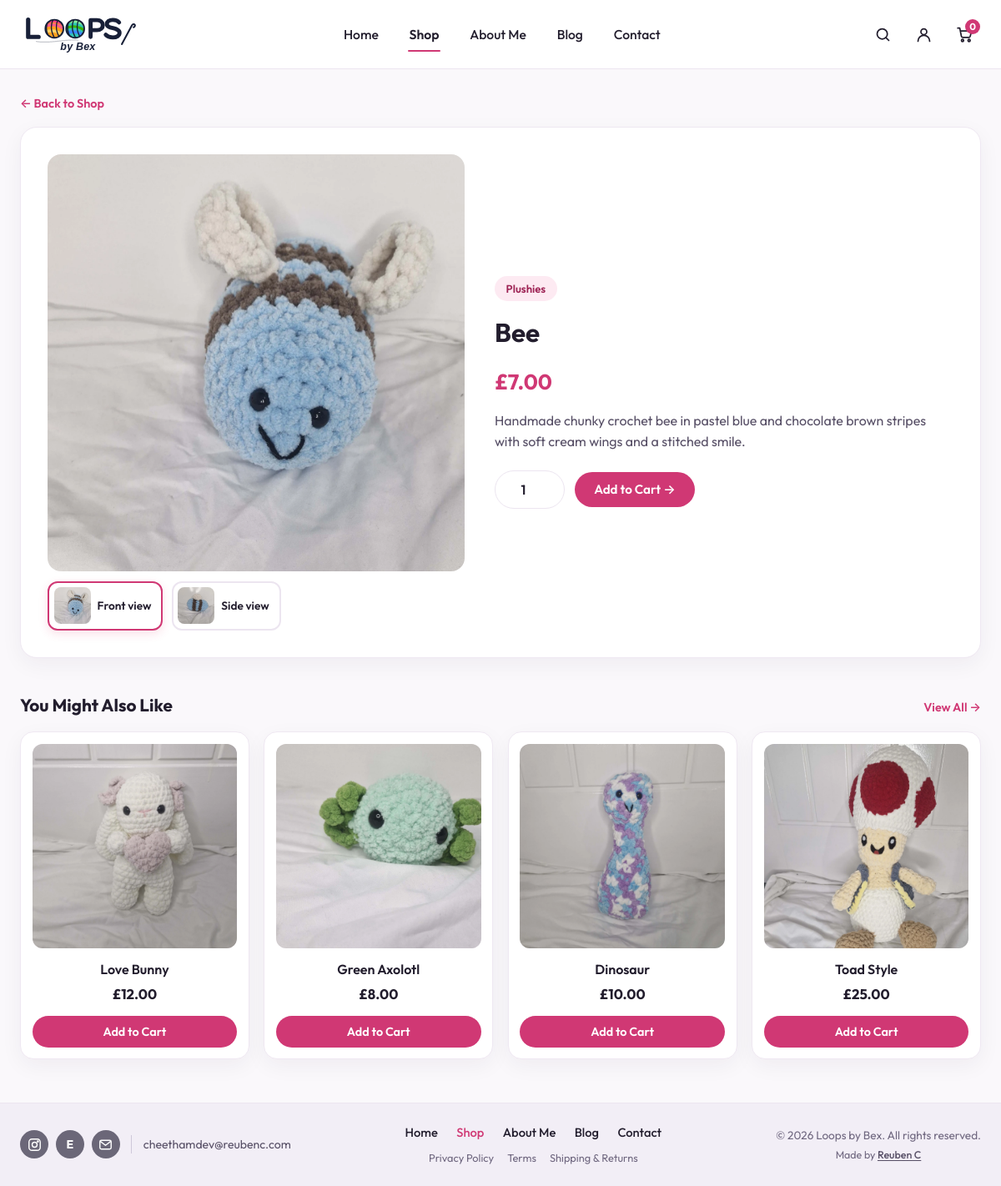
Screenshot of /product?slug=bee with the database file from the repository.
### tables this page shows
CREATE TABLE IF NOT EXISTS products (
    id INT UNSIGNED AUTO_INCREMENT PRIMARY KEY,
    slug VARCHAR(120) NOT NULL,
    name VARCHAR(160) NOT NULL,
    category VARCHAR(80) NOT NULL DEFAULT 'Plushies',
    short_description VARCHAR(255) NOT NULL DEFAULT '',
    description TEXT NOT NULL,
    price_pence INT UNSIGNED NOT NULL DEFAULT 0,
    image_path VARCHAR(255) NOT NULL,
    side_image_path VARCHAR(255) NOT NULL DEFAULT '',
    stock_qty INT UNSIGNED NOT NULL DEFAULT 10,
    is_featured_main TINYINT(1) NOT NULL DEFAULT 0,
    is_featured_sidebar TINYINT(1) NOT NULL DEFAULT 0,
    is_active TINYINT(1) NOT NULL DEFAULT 1,
    sort_order INT UNSIGNED NOT NULL DEFAULT 0,
    created_at TIMESTAMP NOT NULL DEFAULT CURRENT_TIMESTAMP,
    UNIQUE KEY uq_products_slug (slug),
    KEY idx_products_active_sort (is_active, sort_order)
);

### includes/catalog.php (called while the page is built, shortened)
<?php
function get_all_products(?PDO $pdo): array
{
    $defaultsBySlug = [];
    foreach (default_placeholder_products() as $item) {
        $defaultsBySlug[$item['slug']] = $item;
    }
    if ($pdo instanceof PDO) {
        try {
            $stmt = $pdo->query(
                "SELECT * FROM products
                 WHERE is_active = 1 AND slug NOT LIKE 'placeholder-%'
                 ORDER BY sort_order ASC, id ASC"
            );
            $rows = $stmt ? $stmt->fetchAll() : [];
            if (!empty($rows)) {
                return array_map(static function (array $row) use ($defaultsBySlug): array {
                    $slug = (string) ($row['slug'] ?? '');
                    $fallbackSide = $defaultsBySlug[$slug]['side_image_path'] ?? '';
                    $row['id'] = (int) $row['id'];
                    $row['price_pence'] = (int) $row['price_pence'];
                    $row['stock_qty'] = (int) $row['stock_qty'];
                    $row['is_featured_main'] = (int) $row['is_featured_main'];
                    $row['is_featured_sidebar'] = (int) $row['is_featured_sidebar'];
                    $row['side_image_path'] = trim((string) ($row['side_image_path'] ?? '')) !== ''
                        ? (string) $row['side_image_path']
                        : $fallbackSide;
                    $row['color_options'] = $defaultsBySlug[$slug]['color_options'] ?? [];
                    return $row;
                }, $rows);
            }
        } catch (PDOException $e) {
            error_log('catalog query fallback: ' . $e->getMessage());
        }
    }
    return default_placeholder_products();
}
function get_product_by_slug(?PDO $pdo, string $slug): ?array
{
    $slug = trim($slug);
    foreach (get_all_products($pdo) as $product) {
        if ($product['slug'] === $slug) {
            return $product;
        }
    }
    return null;
}

### includes/bootstrap.php (called while the page is built, shortened)
<?php
require_once __DIR__ . '/../config.php';
require_once __DIR__ . '/security.php';
if (is_file(__DIR__ . '/catalog.php')) {
    require_once __DIR__ . '/catalog.php';
}
function e(mixed $value): string
{
    return htmlspecialchars((string) $value, ENT_QUOTES | ENT_SUBSTITUTE, 'UTF-8');
}
function format_gbp(int $pence): string
{
    $negative = $pence < 0;
    $abs = abs($pence);
    return ($negative ? '-' : '') . '£' . number_format($abs / 100, 2, '.', ',');
}

### pages/product.php (the view, shortened to what this page needs)
<?php
require_once __DIR__ . '/../includes/bootstrap.php';
$slug = trim((string) ($_GET['slug'] ?? ''));
$product = get_product_by_slug($pdo, $slug);
$sideImage = trim((string) ($product['side_image_path'] ?? ''));
$activeView = (($_GET['view'] ?? '') === 'side' && $sideImage !== '') ? 'side' : 'front';
$initialImage = $activeView === 'side' ? $sideImage : (string) $product['image_path'];
$initialAlt = $activeView === 'side'
    ? $product['name'] . ' — side view'
    : (string) $product['name'];
$related = array_values(array_filter(
    get_all_products($pdo),
    static fn(array $item): bool => $item['slug'] !== $product['slug']
));
$related = array_slice($related, 0, 4);
require_once __DIR__ . '/../partials/header.php';
?>
<main class="site-main" id="main-content">
    <div class="site-container">
        <p style="margin-bottom: 1rem;">
            <a href="/shop" class="text-arrow-link">&larr; Back to Shop</a>
        </p>
        <section class="product-detail-card">
            <div class="product-detail-media-wrap">
                <div class="product-detail-media">
                    <img src="<?php echo e($initialImage); ?>"
                         alt="<?php echo e($initialAlt); ?>"
                         width="600"
                         height="600"
                         data-product-main-img>
                </div>
                <?php if ($sideImage !== ''): ?>
                    <div class="product-thumb-row" role="group" aria-label="Product photo views">
                        <a href="/product?slug=<?php echo urlencode($product['slug']); ?>"
                           class="product-thumb-btn<?php echo $activeView === 'front' ? ' is-active' : ''; ?>"
                           data-product-thumb
                           data-src="<?php echo e($product['image_path']); ?>"
                           data-alt="<?php echo e($product['name']); ?>"
                           aria-pressed="<?php echo $activeView === 'front' ? 'true' : 'false'; ?>">
                            <img src="<?php echo e($product['image_path']); ?>" alt="" width="44" height="44">
                            <span>Front view</span>
                        </a>
                        <a href="/product?slug=<?php echo urlencode($product['slug']); ?>&amp;view=side"
                           class="product-thumb-btn<?php echo $activeView === 'side' ? ' is-active' : ''; ?>"
                           data-product-thumb
                           data-src="<?php echo e($sideImage); ?>"
                           data-alt="<?php echo e($product['name'] . ' — side view'); ?>"
                           aria-pressed="<?php echo $activeView === 'side' ? 'true' : 'false'; ?>">
                            <img src="<?php echo e($sideImage); ?>" alt="" width="44" height="44">
                            <span>Side view</span>
                        </a>
                    </div>
                <?php endif; ?>
            </div>
            <div class="product-detail-info">
                <span class="badge-category"><?php echo e($product['category']); ?></span>
                <h1><?php echo e($product['name']); ?></h1>
                <p class="detail-price"><?php echo e(format_gbp((int) $product['price_pence'])); ?></p>
                <p><?php echo e($product['description']); ?></p>
                <?php if ((int) $product['stock_qty'] > 0): ?>
                    <form action="/cart-action.php" method="POST" class="add-detail-form">
                        <div class="add-detail-controls">
                            <input type="number" id="product-quantity" name="quantity" value="1" min="1" max="<?php echo (int) min(10, (int) $product['stock_qty']); ?>" aria-label="Quantity">
                            <button type="submit" class="btn btn-primary">Add to Cart &rarr;</button>
                        </div>
                    </form>
                <?php else: ?>
                    <p><strong>Out of stock</strong> — message Bex on the <a href="/contact" class="text-arrow-link">Contact page</a> to request one made to order.</p>
                <?php endif; ?>
            </div>
        </section>
        <section class="section-new-arrivals" style="margin-top: 2.5rem;">
            <div class="sidebar-card-header">
                <h2>You Might Also Like</h2>
                <a href="/shop" class="text-arrow-link">View All &rarr;</a>
            </div>
            <div class="product-grid-4">
                <?php foreach ($related as $item): ?>
                    <article class="product-card">
                        <a href="/product?slug=<?php echo urlencode($item['slug']); ?>" class="product-card-media">
                            <img src="<?php echo e($item['image_path']); ?>" alt="<?php echo e($item['name']); ?>" width="320" height="320" loading="lazy">
                        </a>
                        <h3 class="product-card-title">
                            <a href="/product?slug=<?php echo urlencode($item['slug']); ?>"><?php echo e($item['name']); ?></a>
                        </h3>
                        <p class="product-card-price"><?php echo e(format_gbp((int) $item['price_pence'])); ?></p>
                        <form action="/cart-action.php" method="POST" class="product-card-form">
                            <button type="submit" class="btn btn-primary">Add to Cart</button>
                        </form>
                    </article>
                <?php endforeach; ?>
            </div>
        </section>
    </div>
</main>
<?php require_once __DIR__ . '/../partials/footer.php'; ?>

### style/global.css (style rules this page uses)
:root { --font-main: "Outfit", -apple-system, BlinkMacSystemFont, "Segoe UI", sans-serif; --bg-page: #faf8fb; --bg-surface: #ffffff; --bg-footer: #f2eef6; --bg-hero: linear-gradient(135deg, #eae6f4 0%, #e4def1 52%, #ddd5ec 100%); --bg-soft-pink: #fdeaf2; --bg-soft-pink-hover: #f9d6e6; --text-primary: #221d2d; --text-secondary: #574f66; --text-muted: #706880; --brand-pink: #d03874; --brand-pink-hover: #b52b62; --brand-pink-soft-text: #9e2455; --border-subtle: #ece5f0; --border-card: #efe8f2; --shadow-card: 0 8px 26px rgba(45, 25, 60, 0.05); --shadow-hover: 0 12px 28px rgba(208, 56, 116, 0.16); --radius-xl: 20px; --radius-lg: 16px; --radius-md: 12px; --radius-pill: 999px; }
*, *::before, *::after { box-sizing: border-box; margin: 0; padding: 0; }
html { font-size: 16px; scroll-behavior: smooth; }
body.site-body { min-height: 100vh; display: flex; flex-direction: column; font-family: var(--font-main); color: var(--text-primary); background-color: var(--bg-page); line-height: 1.55; -webkit-font-smoothing: antialiased; }
img, svg { max-width: 100%; display: block; }
a { color: inherit; text-decoration: none; }
button, input, select, textarea { font-family: inherit; font-size: 1rem; color: inherit; }
.site-container { width: 100%; max-width: 1320px; margin: 0 auto; padding: 0 1.5rem; }
.site-main { flex: 1; padding: 1.75rem 0 3.25rem; }
.btn { display: inline-flex; align-items: center; justify-content: center; gap: 0.45rem; border: none; border-radius: var(--radius-pill); font-weight: 600; font-size: 0.95rem; padding: 0.72rem 1.45rem; cursor: pointer; transition: transform 0.18s ease, box-shadow 0.18s ease, background-color 0.18s ease, color 0.18s ease; text-decoration: none; white-space: nowrap; }
.btn-primary { background-color: var(--brand-pink); color: #ffffff; }
.text-arrow-link { font-size: 0.9rem; font-weight: 600; color: var(--brand-pink); display: inline-flex; align-items: center; gap: 0.25rem; }

### rows the page displays
products: image_path (picture), side_image_path (picture), category "Plushies", name "Bee", price_pence "£7.00", description "Handmade chunky crochet bee in pastel blue and chocolate brown stripes with soft cream wings and a stitched smile."
products: image_path (picture), name "Love Bunny", price_pence "£12.00"
products: image_path (picture), name "Green Axolotl", price_pence "£8.00"
products: image_path (picture), name "Dinosaur", price_pence "£10.00"
products: image_path (picture), name "Toad Style", price_pence "£25.00"

### other values shown
$item['label'] "Home"
$item['label'] "Shop"
$item['label'] "About Me"
$item['label'] "Blog"
$item['label'] "Contact"
$cartCount "0"
$contactEmail "cheethamdev@reubenc.com"
